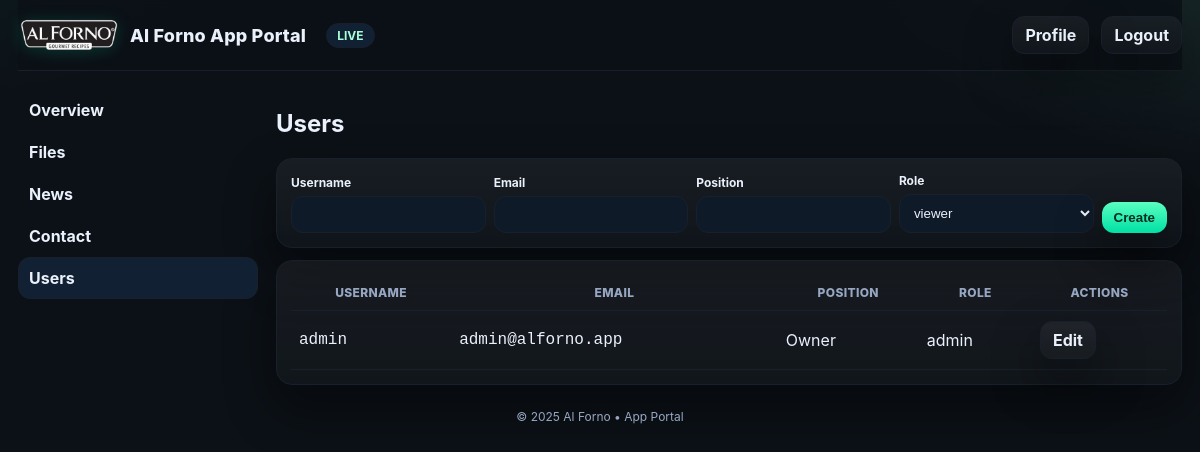
/users (signed in), run on an earlier commit of the app's database.
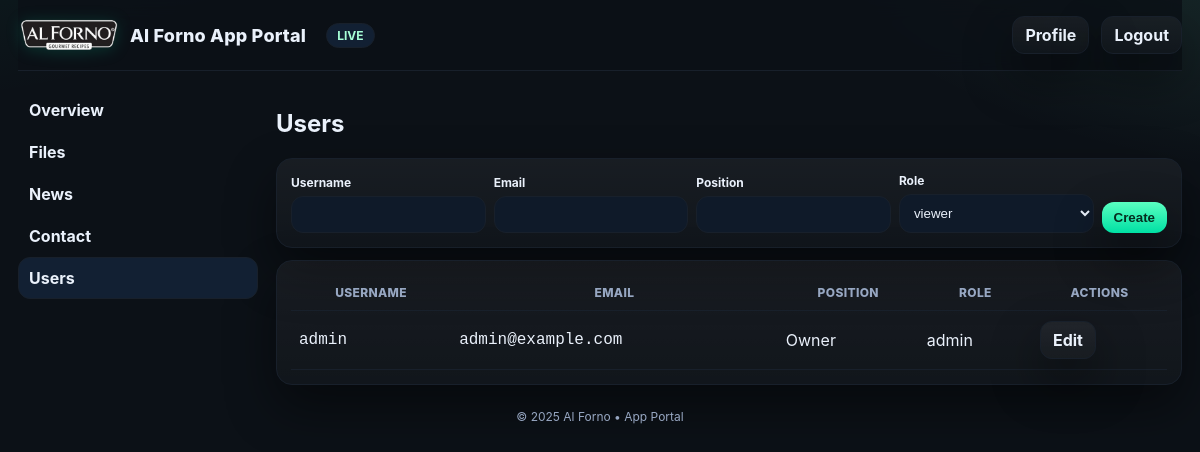
And on a later commit of the database.
### tables this page shows
CREATE TABLE users (
            id INTEGER PRIMARY KEY AUTOINCREMENT,
            username TEXT UNIQUE NOT NULL,
            email TEXT UNIQUE NOT NULL,
            position TEXT,
            role TEXT NOT NULL DEFAULT 'viewer',
            password_hash TEXT NOT NULL,
            created_at TEXT NOT NULL
        );

### app.py (the view, shortened to what this page needs)
@app.route("/users", methods=["GET","POST"])
@login_required
def users_admin():
    if not _role_guard(("admin",)):
        abort(403)
    with engine.begin() as conn:
        rows = conn.execute(text(
            "SELECT id, username, email, position, role, created_at FROM users ORDER BY id"
        )).fetchall()
    users = [{"id": r[0], "username": r[1], "email": r[2], "position": r[3],
              "role": r[4], "created_at": r[5]} for r in rows]
    return render_template("users.html", users=users, year=datetime.now().year, active="users")

### app.py (called while the page is built)
@login_manager.user_loader
def load_user(user_id):
    with engine.begin() as conn:
        row = conn.execute(text(
            "SELECT id, username, email, position, role, password_hash, created_at FROM users WHERE id=:id"
        ), {"id": user_id}).fetchone()
    return User(*row) if row else None

def _role_guard(roles):
    return current_user.is_authenticated and current_user.role in roles

### templates/users.html (shortened to what this page needs)
{% extends "base.html" %}
{% set active='users' %}
{% block content %}
  <h1>Users</h1>
  <section class="card">
    <form method="post" action="{{ url_for('users_admin') }}" style="display:grid;grid-template-columns:1fr 1fr 1fr 1fr auto;gap:8px;align-items:end">
      <div><label>Username</label><input name="username" required /></div>
      <div><label>Email</label><input name="email" required /></div>
      <div><label>Position</label><input name="position" /></div>
      <div><label>Role</label>
        <select name="role"><option>viewer</option><option>editor</option><option>admin</option></select>
      </div>
      <div><button class="btn btn-primary" type="submit">Create</button></div>
    </form>
  </section>
  <section class="card" style="margin-top:12px">
    <table class="table">
      <thead><tr><th>Username</th><th>Email</th><th>Position</th><th>Role</th><th>Actions</th></tr></thead>
      <tbody>
        {% for u in users %}
        <tr>
          <td class="mono">{{ u.username }}</td>
          <td class="mono">{{ u.email }}</td>
          <td>{{ u.position or '' }}</td>
          <td>{{ u.role }}</td>
          <td style="display:flex;gap:8px">
            <a class="btn" href="{{ url_for('user_edit', user_id=u.id) }}">Edit</a>
          </td>
        </tr>
        {% endfor %}
      </tbody>
    </table>
  </section>
{% endblock %}

What changed in the data, as far as the page shows it:
changed users "admin": email "admin@alforno.app" → "admin@example.com"
